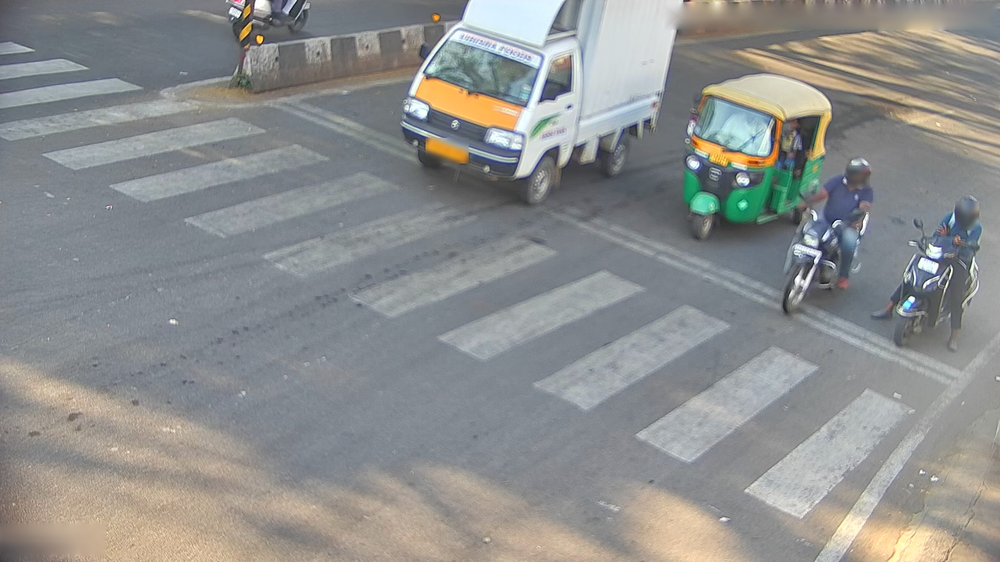
#> input picture data/raw/cctv_candidate_0001.png, 1000 x 562 px, shrunk from 1920 x 1080 before the run, found by its file name; its folder holds only this picture in this run
$ python collect_and_filter.py   (older library calls are emulated)
#> lines starting #> are read from the running program, lines starting #| are printed output that depends on the picture
#> further down, image is the input picture: shape (562, 1000, 3); mean B, G, R 142.2, 143.1, 141.7

import os
import json
import shutil
import cv2
import imagehash
from PIL import Image
from tqdm import tqdm


# ============================================================
# PATHS
# ============================================================

BASE_DIR = "/content/netra-one-vlm-pipeline"

RAW_DIR = os.path.join(
    BASE_DIR, "data", "raw"
)

FILTERED_DIR = os.path.join(
    BASE_DIR, "data", "filtered"
)

QUARANTINE_DIR = os.path.join(
    BASE_DIR, "data", "quarantine"
)

REPORT_FILE = os.path.join(
    BASE_DIR, "data", "filter_report.json"
)


# ============================================================
# FILTERING PARAMETERS
# ============================================================

DARK_THRESHOLD = 30

BLUR_THRESHOLD = 50

LOW_INFORMATION_THRESHOLD = 0.008

DEGRADED_BLUR_THRESHOLD = 70

DEGRADED_EDGE_THRESHOLD = 0.012

PHASH_THRESHOLD = 6


# ============================================================
# DIRECTORIES
# ============================================================

os.makedirs(FILTERED_DIR, exist_ok=True)
os.makedirs(QUARANTINE_DIR, exist_ok=True)


# ============================================================
# IMAGE QUALITY MEASUREMENT
# ============================================================

def calculate_metrics(image):

    gray = cv2.cvtColor(
        image,
        cv2.COLOR_BGR2GRAY
    )
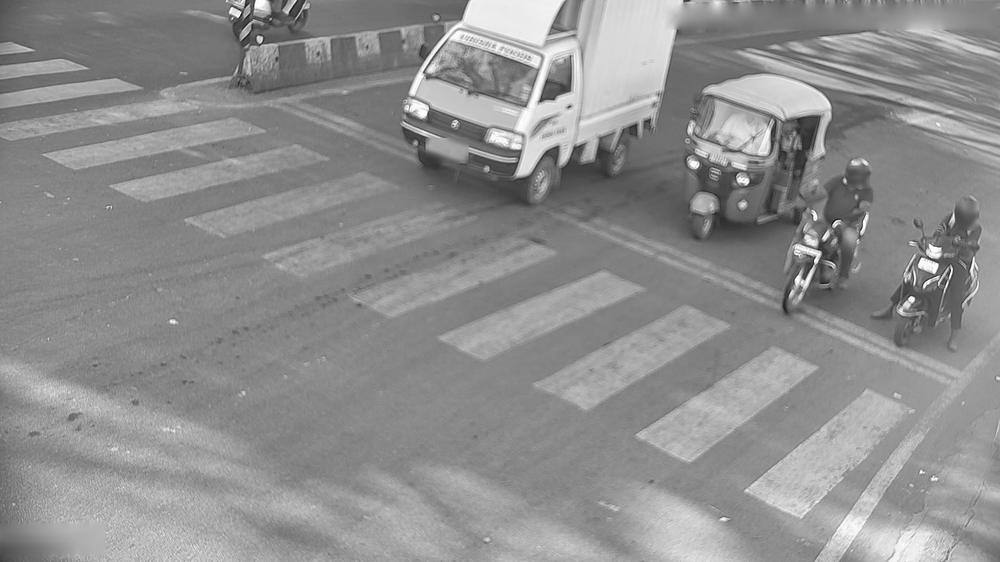
#> gray: shape (562, 1000); min 7, max 255, mean 142.6

    brightness = float(gray.mean())
#> brightness = 142.6

    blur_score = float(
        cv2.Laplacian(
            gray,
            cv2.CV_64F
        ).var()
    )
#> blur_score = 338.8

    edges = cv2.Canny(
        gray,
        100,
        200
    )
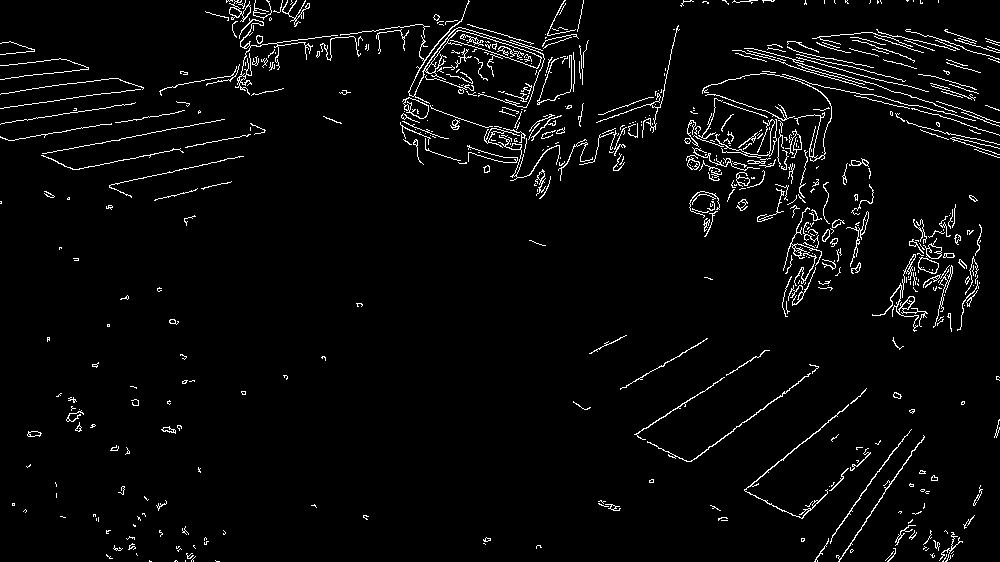
#> edges: shape (562, 1000); 3.5% white in thin lines or dots

    edge_density = float(
        (edges > 0).mean()
    )
#> edge_density = 0.0353

    return brightness, blur_score, edge_density


# ============================================================
# QUALITY DECISION
# ============================================================

def is_quality_good(
    brightness,
    blur_score,
    edge_density
):

    # Completely / extremely dark
    if brightness < DARK_THRESHOLD:
        return False, "dark"

    # Strong blur
    if blur_score < BLUR_THRESHOLD:
        return False, "blur"

    # Very low information
    if edge_density < LOW_INFORMATION_THRESHOLD:
        return False, "low_information"

    # Combination of moderate blur and very low edge content
    if (
        blur_score < DEGRADED_BLUR_THRESHOLD
        and
        edge_density < DEGRADED_EDGE_THRESHOLD
    ):
        return False, "degraded_quality"

    return True, "passed"


# ============================================================
# MAIN
# ============================================================

print("=" * 60)
print("NETRA-ONE PART A: IMAGE COLLECTION & FILTERING")
print("=" * 60)


files = sorted([
    f
    for f in os.listdir(RAW_DIR)
    if f.lower().endswith(
        (".png", ".jpg", ".jpeg", ".bmp", ".webp")
    )
])


print(f"Input images: {len(files)}")


valid_count = 0
quality_passed = 0
quality_rejected = 0
duplicate_count = 0

rejection_reasons = {}

accepted_hashes = []


for filename in tqdm(
    files,
    desc="Filtering images"
):

    source_path = os.path.join(
        RAW_DIR,
        filename
    )

    image = cv2.imread(
        source_path
    )

    # --------------------------------------------------------
    # Invalid image
    # --------------------------------------------------------

    if image is None:

        quality_rejected += 1

        rejection_reasons.setdefault(
            "invalid_image",
            []
        ).append(filename)

        destination = os.path.join(
            QUARANTINE_DIR,
            filename
        )

        shutil.copy2(
            source_path,
            destination
        )

        continue


    valid_count += 1


    # --------------------------------------------------------
    # Quality metrics
    # --------------------------------------------------------

    brightness, blur_score, edge_density = calculate_metrics(
        image
    )
#> brightness = 142.6; blur_score = 338.8; edge_density = 0.0353


    passed, reason = is_quality_good(
        brightness,
        blur_score,
        edge_density
    )
#> passed = True; reason = 'passed'


    if not passed:

        quality_rejected += 1

        rejection_reasons.setdefault(
            reason,
            []
        ).append(filename)

        destination = os.path.join(
            QUARANTINE_DIR,
            filename
        )

        shutil.copy2(
            source_path,
            destination
        )

        continue


    # --------------------------------------------------------
    # Perceptual hash
    # --------------------------------------------------------

    try:

        pil_image = Image.open(
            source_path
        )

#> (the run stopped early here; a loop or call above may not have finished)

$ run again, on data/raw/cctv_candidate_0008.png
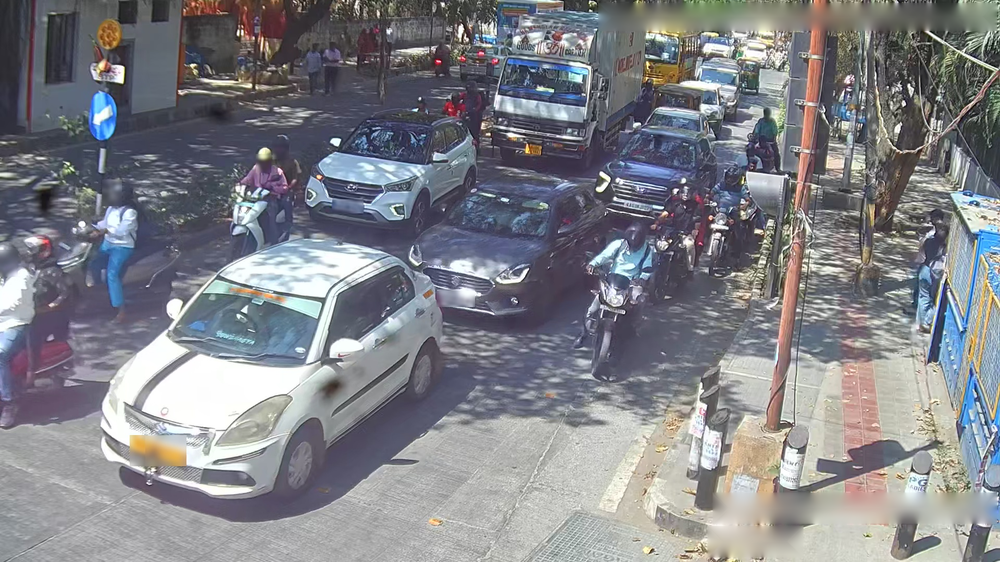
#> input picture data/raw/cctv_candidate_0008.png, 1000 x 562 px, shrunk from 1920 x 1080 before the run, found by its file name
#> image is the input picture: shape (562, 1000, 3); mean B, G, R 135.5, 129.9, 129
#> in calculate_metrics, `gray = cv2.cvtColor( image, cv2.COLOR_BGR2GRAY )`:
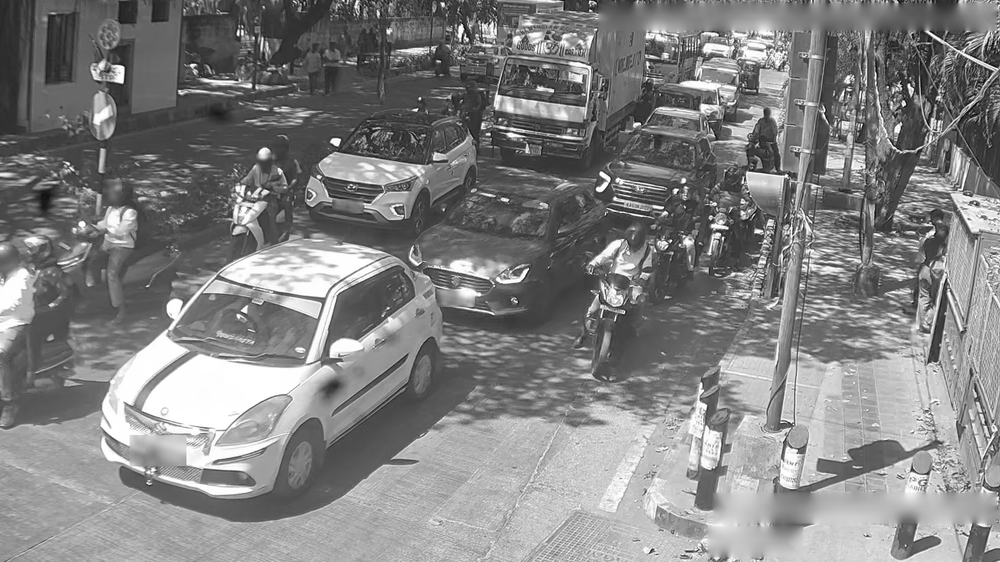
#> gray: shape (562, 1000); min 0, max 255, mean 130.2
#> in calculate_metrics, `brightness = float(gray.mean())`: brightness = 130.2
#> in calculate_metrics, `blur_score = float( cv2.Laplacian( gray, cv2.CV_64F ).var() )`: blur_score = 2173.6
#> in calculate_metrics, `edges = cv2.Canny( gray, 100, 200 )`:
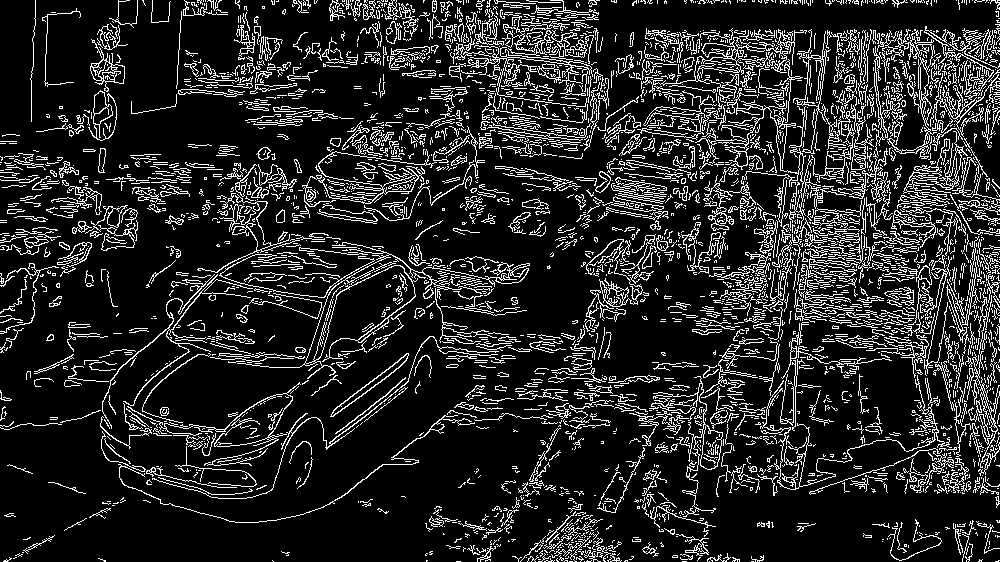
#> edges: shape (562, 1000); 14.8% white in thin lines or dots
#> in calculate_metrics, `edge_density = float( (edges > 0).mean() )`: edge_density = 0.148
#> `brightness, blur_score, edge_density = calculate_metrics( image )`: brightness = 130.2; blur_score = 2173.6; edge_density = 0.148
#> passed = True; reason = 'passed'

$ run again, on data/raw/cctv_candidate_0009.png
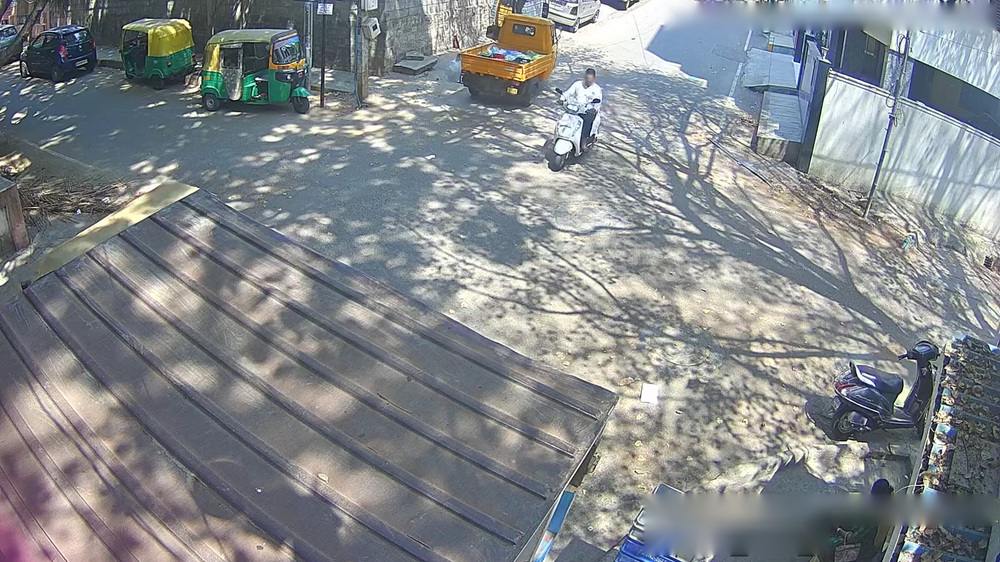
#> input picture data/raw/cctv_candidate_0009.png, 1000 x 562 px, shrunk from 1920 x 1080 before the run, found by its file name
#> image is the input picture: shape (562, 1000, 3); mean B, G, R 138.9, 135.8, 131.7
#> in calculate_metrics, `gray = cv2.cvtColor( image, cv2.COLOR_BGR2GRAY )`:
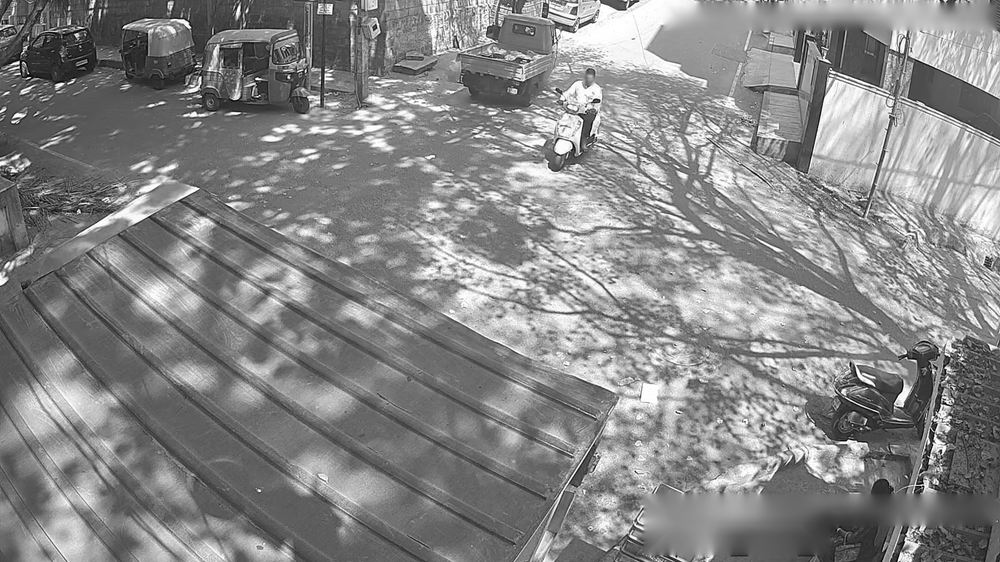
#> gray: shape (562, 1000); min 0, max 255, mean 134.9
#> in calculate_metrics, `brightness = float(gray.mean())`: brightness = 134.9
#> in calculate_metrics, `blur_score = float( cv2.Laplacian( gray, cv2.CV_64F ).var() )`: blur_score = 2862.4
#> in calculate_metrics, `edges = cv2.Canny( gray, 100, 200 )`:
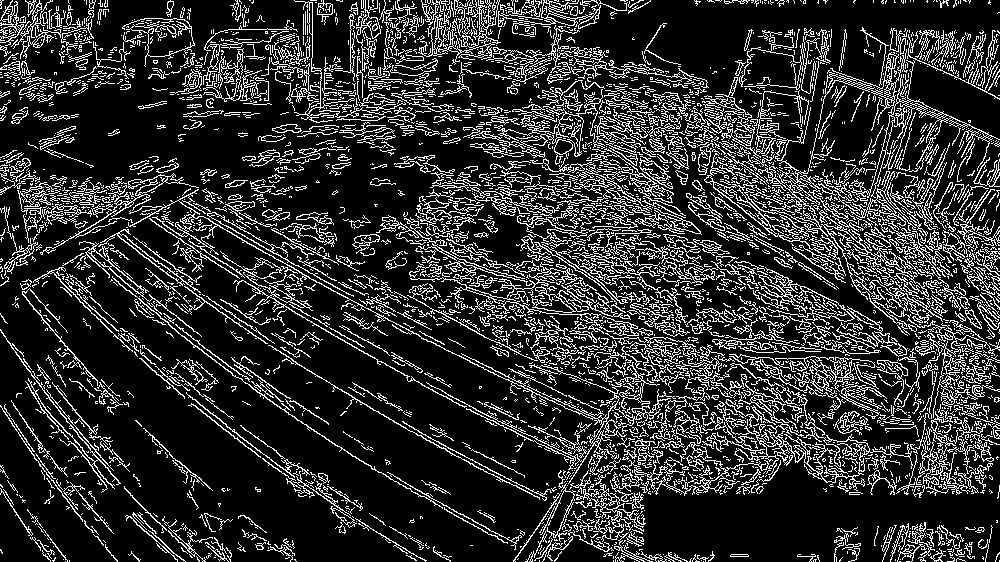
#> edges: shape (562, 1000); 18.6% white in thin lines or dots
#> in calculate_metrics, `edge_density = float( (edges > 0).mean() )`: edge_density = 0.186
#> `brightness, blur_score, edge_density = calculate_metrics( image )`: brightness = 134.9; blur_score = 2862.4; edge_density = 0.186
#> passed = True; reason = 'passed'

$ run again, on data/raw/cctv_candidate_0012.png
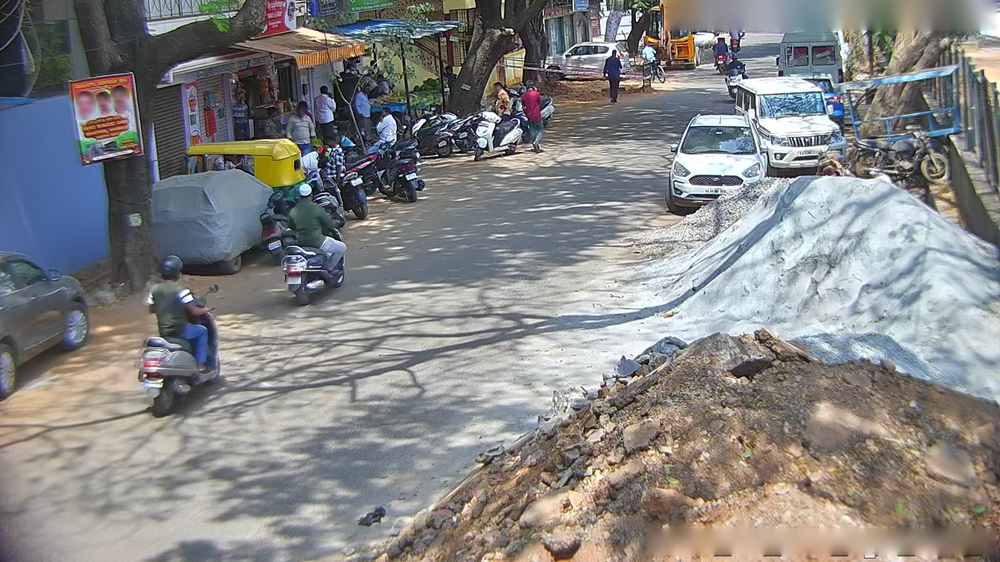
#> input picture data/raw/cctv_candidate_0012.png, 1000 x 562 px, shrunk from 1920 x 1080 before the run, found by its file name
#> image is the input picture: shape (562, 1000, 3); mean B, G, R 132.2, 132.5, 132.6
#> in calculate_metrics, `gray = cv2.cvtColor( image, cv2.COLOR_BGR2GRAY )`:
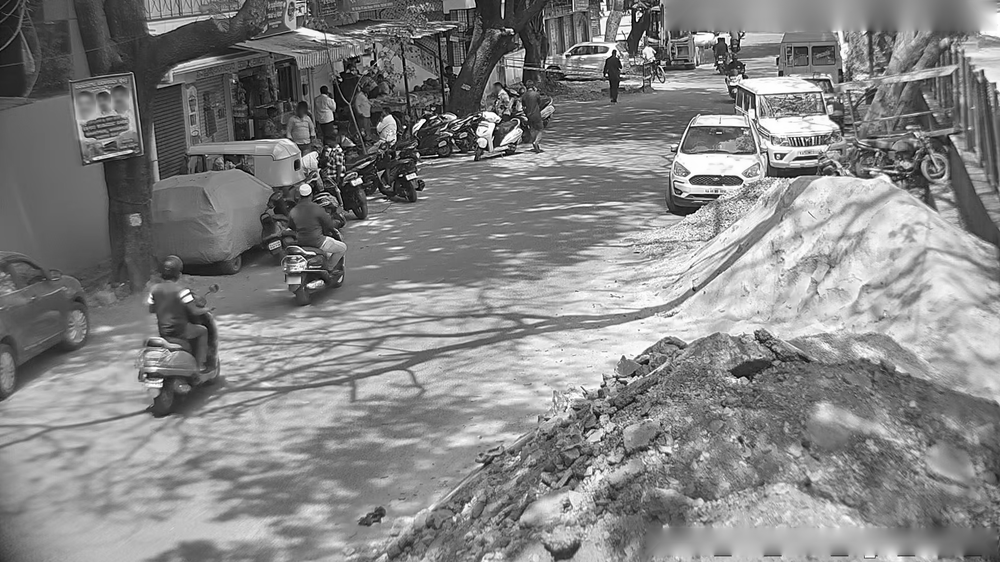
#> gray: shape (562, 1000); min 0, max 255, mean 132.5
#> in calculate_metrics, `brightness = float(gray.mean())`: brightness = 132.5
#> in calculate_metrics, `blur_score = float( cv2.Laplacian( gray, cv2.CV_64F ).var() )`: blur_score = 2411.8
#> in calculate_metrics, `edges = cv2.Canny( gray, 100, 200 )`:
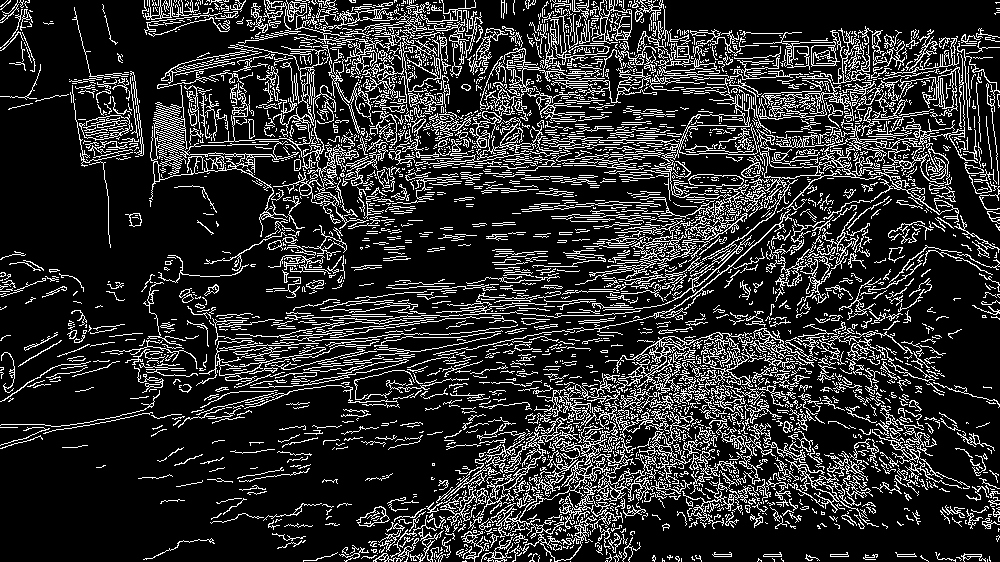
#> edges: shape (562, 1000); 17.9% white in thin lines or dots
#> in calculate_metrics, `edge_density = float( (edges > 0).mean() )`: edge_density = 0.179
#> `brightness, blur_score, edge_density = calculate_metrics( image )`: brightness = 132.5; blur_score = 2411.8; edge_density = 0.179
#> passed = True; reason = 'passed'
